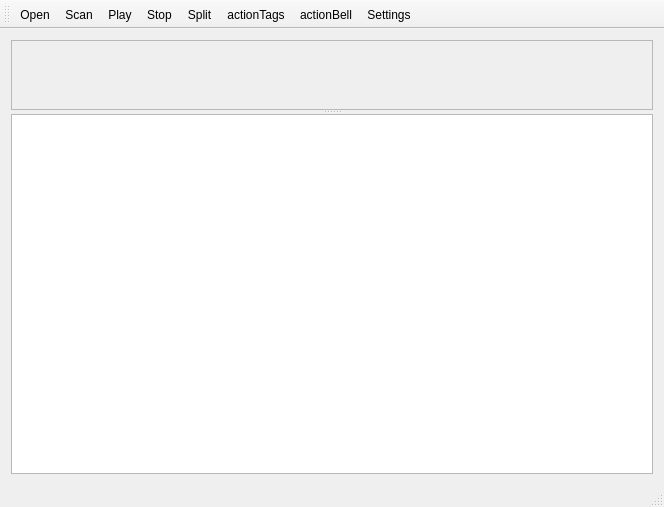
<?xml version="1.0" encoding="UTF-8"?>
<ui version="4.0">
 <class>AudioSplitterClass</class>
 <widget class="QMainWindow" name="AudioSplitterClass">
  <property name="geometry">
   <rect>
    <x>0</x>
    <y>0</y>
    <width>664</width>
    <height>507</height>
   </rect>
  </property>
  <property name="windowTitle">
   <string>AudioSplitter</string>
  </property>
  <widget class="QWidget" name="centralWidget">
   <layout class="QGridLayout" name="gridLayout">
    <item row="0" column="0">
     <widget class="QSplitter" name="splitter">
      <property name="orientation">
       <enum>Qt::Vertical</enum>
      </property>
      <widget class="QScrollArea" name="scrollArea">
       <property name="widgetResizable">
        <bool>true</bool>
       </property>
       <widget class="QWidget" name="scrollAreaWidgetContents">
        <property name="geometry">
         <rect>
          <x>0</x>
          <y>0</y>
          <width>642</width>
          <height>57</height>
         </rect>
        </property>
       </widget>
      </widget>
      <widget class="QTextEdit" name="textEdit">
       <property name="readOnly">
        <bool>true</bool>
       </property>
      </widget>
     </widget>
    </item>
   </layout>
  </widget>
  <widget class="QMenuBar" name="menuBar">
   <property name="geometry">
    <rect>
     <x>0</x>
     <y>0</y>
     <width>664</width>
     <height>18</height>
    </rect>
   </property>
  </widget>
  <widget class="QToolBar" name="mainToolBar">
   <attribute name="toolBarArea">
    <enum>TopToolBarArea</enum>
   </attribute>
   <attribute name="toolBarBreak">
    <bool>false</bool>
   </attribute>
   <addaction name="actionOpen"/>
   <addaction name="actionScan"/>
   <addaction name="actionPlay"/>
   <addaction name="actionStop"/>
   <addaction name="actionSplit"/>
   <addaction name="actionTags"/>
   <addaction name="actionBell"/>
   <addaction name="actionSettings"/>
  </widget>
  <widget class="QStatusBar" name="statusBar"/>
  <action name="actionPlay">
   <property name="icon">
    <iconset resource="AudioSplitter.qrc">
     <normaloff>:/AudioSplitter/res/play.png</normaloff>:/AudioSplitter/res/play.png</iconset>
   </property>
   <property name="text">
    <string>Play</string>
   </property>
  </action>
  <action name="actionStop">
   <property name="icon">
    <iconset resource="AudioSplitter.qrc">
     <normaloff>:/AudioSplitter/res/stop.png</normaloff>:/AudioSplitter/res/stop.png</iconset>
   </property>
   <property name="text">
    <string>Stop</string>
   </property>
  </action>
  <action name="actionScan">
   <property name="icon">
    <iconset resource="AudioSplitter.qrc">
     <normaloff>:/AudioSplitter/res/scan.png</normaloff>:/AudioSplitter/res/scan.png</iconset>
   </property>
   <property name="text">
    <string>Scan</string>
   </property>
  </action>
  <action name="actionSplit">
   <property name="icon">
    <iconset resource="AudioSplitter.qrc">
     <normaloff>:/AudioSplitter/res/split.png</normaloff>:/AudioSplitter/res/split.png</iconset>
   </property>
   <property name="text">
    <string>Split</string>
   </property>
  </action>
  <action name="actionOpen">
   <property name="icon">
    <iconset resource="AudioSplitter.qrc">
     <normaloff>:/AudioSplitter/res/open.png</normaloff>:/AudioSplitter/res/open.png</iconset>
   </property>
   <property name="text">
    <string>Open</string>
   </property>
  </action>
  <action name="actionSettings">
   <property name="icon">
    <iconset resource="AudioSplitter.qrc">
     <normaloff>:/AudioSplitter/res/settings.png</normaloff>:/AudioSplitter/res/settings.png</iconset>
   </property>
   <property name="text">
    <string>Settings</string>
   </property>
  </action>
  <action name="actionTags">
   <property name="icon">
    <iconset resource="AudioSplitter.qrc">
     <normaloff>:/AudioSplitter/res/tags.png</normaloff>:/AudioSplitter/res/tags.png</iconset>
   </property>
   <property name="text">
    <string>actionTags</string>
   </property>
   <property name="toolTip">
    <string>Set tags to file name</string>
   </property>
  </action>
  <action name="actionBell">
   <property name="icon">
    <iconset resource="AudioSplitter.qrc">
     <normaloff>:/AudioSplitter/res/bell.png</normaloff>:/AudioSplitter/res/bell.png</iconset>
   </property>
   <property name="text">
    <string>actionBell</string>
   </property>
   <property name="toolTip">
    <string>Insert audio separators</string>
   </property>
  </action>
 </widget>
 <layoutdefault spacing="6" margin="11"/>
 <resources>
  <include location="AudioSplitter.qrc"/>
 </resources>
 <connections/>
</ui>
